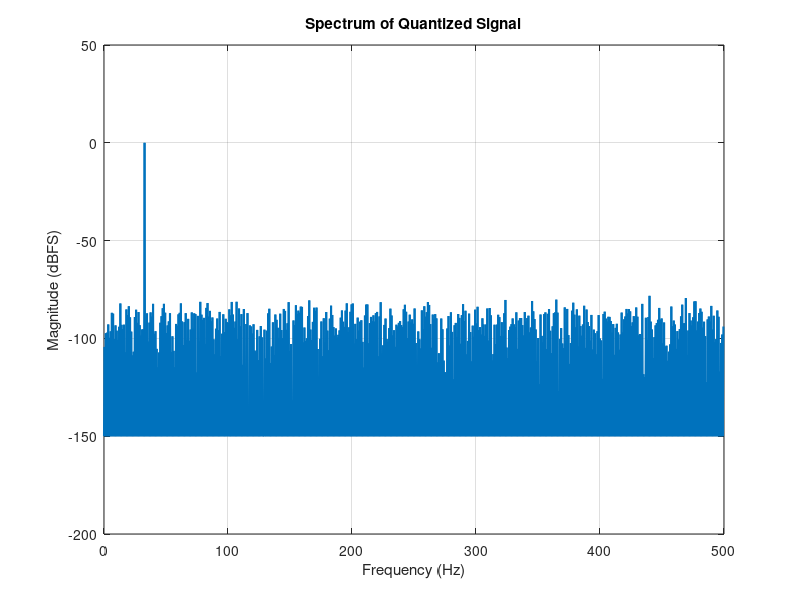

This figure's MATLAB source:
% Parameterdefinition
N = 2048;          % Anzahl der Samples
cycles = 67;       % Anzahl der Signalzyklen
fs = 1000;         % Abtastrate (Hz)
ts = 1 / fs;       % Abtastperiode
fx = cycles * fs / N;  % Signal-Frequenz
FSR = 1;           % Full Scale Range
B = 10;            % Anzahl der Quantisierungsbits
LSB = (2 * FSR) / (2 ^ B);  % Kleinste Stufe der Quantisierung

% Erzeuge das ursprüngliche Sinussignal
x = FSR * sin(2 * pi * fx / fs * (0:N-1));

% Quantisierung des Signals
xq = round(x / LSB) * LSB;

% Berechnung der spektralen Komponenten mittels FFT
sq = abs(fft(xq));

% Normalisierung des Spektrums
sq_hlf = sq(1:N/2) * 2 / N / FSR;
sqdBFS = 20 * log10(sq_hlf);

% Ersetze -inf Werte durch einen minimalen Pegel (-150 dBFS)
sqdBFS(isinf(sqdBFS)) = -150;

% Signal- und Rauschkomponenten für SNR-Berechnung
sigbin = cycles + 1;
noise = [sq_hlf(1:sigbin-1), sq_hlf(sigbin+1:end)];

% Signal-Rausch-Verhältnis (SNR) in dB
snr = 10 * log10(sq_hlf(sigbin) ^ 2 / sum(noise .^ 2));

% Ausgabe des SNR-Werts
fprintf('Signal-to-Noise Ratio (SNR): %.2f dB\n', snr);

% Darstellung des Spektrums
figure;
plot([0:N/2-1] * fs / N, sqdBFS, 'LineWidth', 1.5);
xlabel('Frequency (Hz)');
ylabel('Magnitude (dBFS)');
title('Spectrum of Quantized Signal');
grid on;
